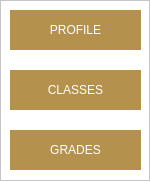
              <widget class="QFrame" name="s_menu_bar">
               <property name="sizePolicy">
                <sizepolicy hsizetype="Preferred" vsizetype="Preferred">
                 <horstretch>0</horstretch>
                 <verstretch>0</verstretch>
                </sizepolicy>
               </property>
               <property name="minimumSize">
                <size>
                 <width>150</width>
                 <height>0</height>
                </size>
               </property>
               <property name="maximumSize">
                <size>
                 <width>150</width>
                 <height>16777215</height>
                </size>
               </property>
               <property name="styleSheet">
                <string notr="true">background-color: white;</string>
               </property>
               <property name="frameShape">
                <enum>QFrame::StyledPanel</enum>
               </property>
               <property name="frameShadow">
                <enum>QFrame::Raised</enum>
               </property>
               <widget class="QWidget" name="layoutWidget">
                <property name="geometry">
                 <rect>
                  <x>10</x>
                  <y>10</y>
                  <width>131</width>
                  <height>162</height>
                 </rect>
                </property>
                <layout class="QVBoxLayout" name="verticalLayout_7">
                 <property name="spacing">
                  <number>20</number>
                 </property>
                 <item>
                  <widget class="QPushButton" name="s_profile_btn">
                   <property name="sizePolicy">
                    <sizepolicy hsizetype="Minimum" vsizetype="Minimum">
                     <horstretch>0</horstretch>
                     <verstretch>0</verstretch>
                    </sizepolicy>
                   </property>
                   <property name="minimumSize">
                    <size>
                     <width>0</width>
                     <height>40</height>
                    </size>
                   </property>
                   <property name="maximumSize">
                    <size>
                     <width>16777215</width>
                     <height>40</height>
                    </size>
                   </property>
                   <property name="styleSheet">
                    <string notr="true">background-color: rgb(180, 145, 76);
font: 12pt &quot;Montserrat SemiBold&quot;;
color: white;
border-style: outset;
border-width: 0px;</string>
                   </property>
                   <property name="text">
                    <string>PROFILE</string>
                   </property>
                  </widget>
                 </item>
                 <item>
                  <widget class="QPushButton" name="s_classes_btn">
                   <property name="sizePolicy">
                    <sizepolicy hsizetype="Minimum" vsizetype="Minimum">
                     <horstretch>0</horstretch>
                     <verstretch>0</verstretch>
                    </sizepolicy>
                   </property>
                   <property name="minimumSize">
                    <size>
                     <width>0</width>
                     <height>40</height>
                    </size>
                   </property>
                   <property name="maximumSize">
                    <size>
                     <width>16777215</width>
                     <height>40</height>
                    </size>
                   </property>
                   <property name="styleSheet">
                    <string notr="true">background-color: rgb(180, 145, 76);
font: 12pt &quot;Montserrat SemiBold&quot;;
color: white;
border-style: outset;
border-width: 0px;</string>
                   </property>
                   <property name="text">
                    <string>CLASSES</string>
                   </property>
                  </widget>
                 </item>
                 <item>
                  <widget class="QPushButton" name="s_grades_btn">
                   <property name="sizePolicy">
                    <sizepolicy hsizetype="Minimum" vsizetype="Minimum">
                     <horstretch>0</horstretch>
                     <verstretch>0</verstretch>
                    </sizepolicy>
                   </property>
                   <property name="minimumSize">
                    <size>
                     <width>0</width>
                     <height>40</height>
                    </size>
                   </property>
                   <property name="maximumSize">
                    <size>
                     <width>16777215</width>
                     <height>40</height>
                    </size>
                   </property>
                   <property name="styleSheet">
                    <string notr="true">background-color: rgb(180, 145, 76);
font: 12pt &quot;Montserrat SemiBold&quot;;
color: white;
border-style: outset;
border-width: 0px;</string>
                   </property>
                   <property name="text">
                    <string>GRADES</string>
                   </property>
                  </widget>
                 </item>
                </layout>
               </widget>
              </widget>
